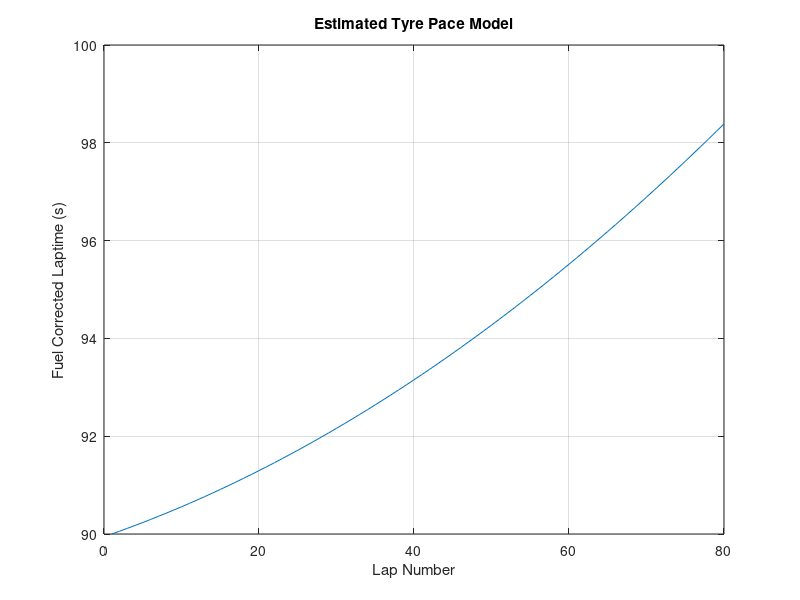
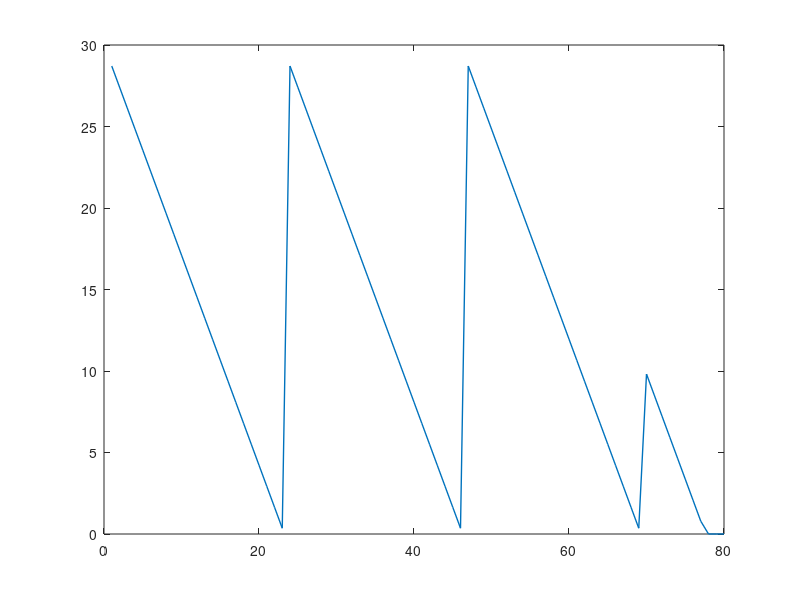

These charts were generated, in order, by the following MATLAB code: (Note: this script raises an error after producing the figures.)
%% Race Strategy Modelling for Mini-Endurance Races (2-3 Hours)

totalLapNumber = 80; % laps estimated for Anglesey Endurance round (2hours)
lapNumber = 1:totalLapNumber;

%% Refuelling Stops Required

fuelTankVolume = 30; % L fuel tank size
fuelDensity = 0.75; % kg/l
fuelTankMass_kg = fuelTankVolume .* fuelDensity;  % kg
engineConsumption = 29; % kg/h

raceDuration = 2; % hours
raceDuration_sec = raceDuration*60*60; % seconds

totalFuelRequired_kg = engineConsumption * raceDuration; % kg
totalFuelRequired_l = totalFuelRequired_kg / fuelDensity; % litres

estimatedRefuelsRequired = totalFuelRequired_l / fuelTankVolume;

%% Fuel-Burn Laptime Correction

initialLaptime = 90;   %seconds

timePerKg = 0.035;   % seconds of laptime gain per kg fuel used
fuelBurnPerLap_kg = (totalFuelRequired_l / raceDuration_sec) .* initialLaptime; % kg/lap Fuel burn per lap approximation
fuelBurnPerLap_l = fuelBurnPerLap_kg / fuelDensity; % litres

fuelCorrectionFactor = fuelBurnPerLap_kg .* timePerKg;  % seconds/lap

fuelLapCorrections = fuelCorrectionFactor .* (lapNumber-1);

fullTankBurnTime_sec = (fuelTankVolume / (engineConsumption/fuelDensity))*(60*60); % seconds to burn full tank of fuel

%% Tyre Wear Forecast

tyreWearFactor = linspace(0.09,0.14,totalLapNumber);  %seconds

tyreAge = 1:totalLapNumber; %laps

%% Laptime Forecast

tyreDegModelLaptime = initialLaptime + (tyreWearFactor .* (tyreAge-1)) - fuelLapCorrections(lapNumber);

%% Pitstop Duration

refuelRate = 3; %L/s
fullTankFillTime = fuelTankVolume/refuelRate; %time for full refuel while stationary from empty

tyreChangeTime = 40; %s time cost while stationary changing tyres

pitLaneTime = 15; %s time cost in driving through pits

%% Plot Laptime Progression due to Tyre Wear and Fuel Burn

% Visualising the laptime dropoff under the assumption of no pitstops,
% refuelling or tyre changes.

plot(lapNumber,tyreDegModelLaptime)
xlabel("Lap Number")
ylabel("Fuel Corrected Laptime (s)")
xlim([0 totalLapNumber])
% ylim([initialLaptime max(predictedLaptime)])
title("Estimated Tyre Pace Model")
grid on

%% Monitor Fuel Remaining in Tank

% fuelRemaining_l = fuelTankVolume - (fuelBurnPerLap_kg / fuelDensity) .* lapNumber;

% If fuel remaining in tank < fuel required to complete a lap: pitstop
% (refuelling)
% If pitstop (refuelling only), then laptime for that lap is + refuel time and pitlane time.
% If pitstop (refuelling+tyres), then laptime for that lap is + tyre change time and pitlane time.

lapTime = zeros(1,totalLapNumber);

fuelRemaining_l = zeros(1,totalLapNumber);
numberOfPitstops = 0;
finalRefuel = 0;

%raceTimeRemaining = zeros(1,totalLapNumber);

for i = 1:totalLapNumber
    if i == 1
        fuelRemaining_l(i) = fuelTankVolume - fuelBurnPerLap_l;
    elseif i~=1 && fuelRemaining_l(i-1) >= fuelBurnPerLap_l
        fuelRemaining_l(i) = fuelRemaining_l(i-1) - fuelBurnPerLap_l;
    end
    lapTime(i) = initialLaptime + (tyreWearFactor(i) .* (tyreAge(i)-1)) - ((fuelTankVolume - fuelRemaining_l(i)) .* fuelDensity .* timePerKg);
    raceTimeRemaining = raceDuration_sec - cumsum(lapTime);
    if fuelRemaining_l(i) < fuelBurnPerLap_l
        numberOfPitstops = numberOfPitstops + 1;
        if (raceTimeRemaining(i) >= fullTankBurnTime_sec) & (i ~= totalLapNumber)
            %numberOfPitstops = numberOfPitstops + 1;
            fuelRemaining_l(i+1) = fuelTankVolume - fuelBurnPerLap_l;
            lapTime(i+1) = pitLaneTime + (fuelTankVolume-fuelRemaining_l(i))/refuelRate;
        elseif (raceTimeRemaining(i) < fullTankBurnTime_sec) & (finalRefuel ~= 1)
            % Only fill to required amount to finish the race
            finalRefuel = 1;
            finalStintFuelVolume = ((engineConsumption/fuelDensity)/(60*60)) .* raceTimeRemaining(i-3);
            fuelRemaining_l(i+1) = finalStintFuelVolume - fuelBurnPerLap_l;
            lapTime(i+1) = pitLaneTime + (finalStintFuelVolume-fuelRemaining_l(i))/refuelRate;
        end
    end
end

% Consider only refuelling for the final time the right amount to finish
% the race, given the known engine consumption, and time remaining in the
% event.

% Time remaining = race duration - cumulative sum of laptimes
% Fuel required to complete final stint = (consumption (kg/h) / density
% (kg/l)) * time remaining

% if lapTime(i) > raceTimeRemaining(i-1) then final lap is i

%% Sum Laptimes to Find Actual Laps Completed in Race Duration

cumulativeRaceTime = cumsum(lapTime);
lapsComplete = 0;

for i = 1:length(cumulativeRaceTime)
    if lapsComplete == 0
        if cumulativeRaceTime(i) > raceDuration_sec
            lapsComplete = i;
        end
    end
end

%% Plot Fuel Level

figure(2)
plot(lapNumber, fuelRemaining_l,"LineWidth",1)
hold on
xline(lapsComplete,"LineWidth",1)
xlabel('Lap Number')
ylabel('Fuel Remaining in Tank (Litres)')
xlim([1,totalLapNumber])
title('Full Race Distance Fuel Quantity')
grid on
hold off

%% Plot Laptimes

figure(3)
plot(lapNumber, lapTime,"LineWidth",1)
hold on
xline(lapsComplete,"LineWidth",1)
xlabel('Lap Number')
ylabel('Laptimes (s)')
xlim([1,totalLapNumber])
xticks(0:5:105)
%yticks(105:2.5:120)
title('Full Race Laptimes')
grid on
hold off

%% Gapper Plot with Calcs to Reference Average Laptime

lapTimesCompleted = lapTime(1:lapsComplete);
isoAvgLapTime = cumulativeRaceTime(lapsComplete)/lapsComplete;

isoPace = cumsum(ones(1, length(lapTimesCompleted)) .* isoAvgLapTime);
isoPaceDelta = cumulativeRaceTime(1:lapsComplete) - isoPace;

figure(4)
plot(1:lapsComplete,isoPaceDelta,"LineWidth",1)
title('Endurance Race Laptime Delta to Reference Average Laptime')
xlabel('Lap Number')
ylabel('Delta to Average (s)')
grid on
xlim([1,lapsComplete])
